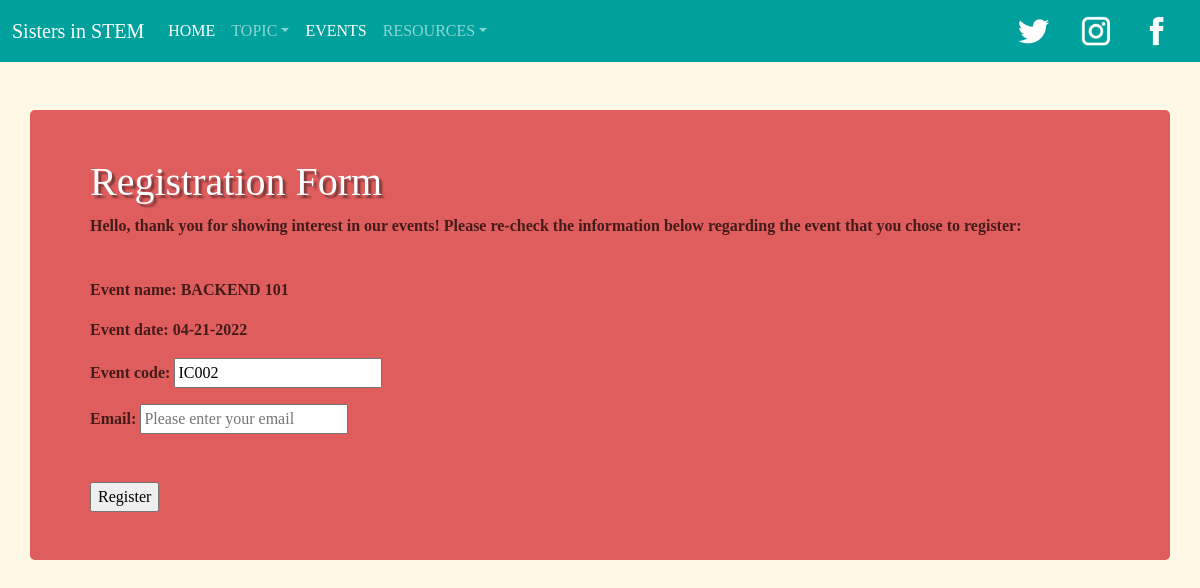
/regform/IC002, run on the app's committed database.
### tables this page shows
CREATE TABLE [events](
[event_id] nvarchar(10) not null primary key,
[event_name] nvarchar(100) not null,
[event_desc] nvarchar(400) not null,
[event_date] nvarchar(20) not null
);

### main.py (the view)
@app.route('/regform/<eid>')
def app_regform(eid):
  ss = "SELECT event_id, event_name, event_date FROM events WHERE event_id = '" + eid + "'"
  einfo = sql(ss, ())
  return render_template("regform.html", peinfo=einfo[0] ) #renders the signup page

### main.py (called while the page is built)
def sql(cmd, vals=None):
    conn = sqlite3.connect('flask.db')
    cur = conn.cursor()
    res = cur.execute(cmd, vals).fetchall()
    conn.commit()
    conn.close()
    return res

### templates/regform.html (shortened to what this page needs)
<!DOCTYPE html>
<html lang="en">
<head>
<link href="https://cdn.jsdelivr.net/npm/bootstrap@5.0.2/dist/css/bootstrap.min.css" rel="stylesheet">
<link type="text/css" rel="stylesheet" href="{{ url_for('static', filename='style.css') }}">
</head>
<body class="bodyhome">
    <nav class="navbar navbar-expand-lg navbar-dark sticky-top  navbarstylehome">
        <div class="container-fluid">
            <a href="/" class="navbar-brand navs" style="font-family:MADE Sunflower; font-size: 30;">Sisters in STEM</a>
            <div class="collapse navbar-collapse" id="navbarCollapse">
                <div class="navbar-nav">
                    <a href="/" class="nav-item nav-link active sans navs" id="navs" >HOME</a>
                    <a class="nav-link dropdown-toggle sans navs" data-bs-toggle="dropdown" href="#" id="navs">TOPIC</a>
                    <a href="/events" class="nav-item nav-link active sans navs" id="navs" >EVENTS</a>
                    <a class="nav-link dropdown-toggle sans navs" data-bs-toggle="dropdown" href="#" id="navs">RESOURCES</a>
                </div>
                <div class="navbar-nav ms-auto">
                  <a class="nav-link px-3" aria-current="page" target="_blank" href="https://mobile.twitter.com/explore" id=home><img src="/static/socicon-twitter.png" style="height: 30px;"></a>
                  <a class="nav-link px-3" aria-current="page" target="_blank" href="https://www.instagram.com/" id=home><img src="/static/socicon-insta.png" style="height: 30px;"></a>
                  <a class="nav-link px-3" aria-current="page" target="_blank" href="https://www.facebook.com/" id=home><img src="/static/socicon-fb.png" style="height: 30px;"></a>
                </div>
            </div>
        </div>
    </nav>
<body>
  <div class="signupFrm">
    <div class="wrapper">
    <form action="{{ url_for('app_reg') }}" class="form" method="post">
      <div class="container rounded-3 containerindex">
        <div class="row p-5 py-0 rounded-3 mt-5 mb-5">
          <div class="row-md-8 rounded-3 pt-5">
            <h1 class="headertopic">Registration Form</h1>
            <p class='desccontent'>Hello, thank you for showing interest in our events! Please re-check the information below regarding the event that you chose to register:</p>
          </div>
          <div class="row-md-8 rounded-3 pt-4">
            <p class='desccontent'><b>Event name: </b>{{ peinfo[1] }}</p>
            <p class='desccontent'><b>Event date: </b>{{ peinfo[2] }}</p>
            <p class='desccontent'><b>Event code: </b><input readonly name='eid' type='text' value={{ peinfo[0] }}></p>
          </div>
          <div class="inputContainer row-md-8 rounded-3 pb-5">
          <label class="label desccontent"><b>Email: </b></label>
          <input name="email" type="text" class="input sans" placeholder="Please enter your email">
          </div>
          <div  class="row-md-8 rounded-3 pb-5">
          <input type="submit" class="submitBtn sans" value="Register">
          </div>
        </div>
      </div>
    </form>
    </div>
  </div>
</body>
</html>

### static/style.css (style rules this page uses)
.desccontent { font-family: 'Sora'; color: #441b1b;; font-weight: 550; }
.sans { font-family: Sora; }
.navbarstylehome { background-color: #00A19D; }
.navs { color: white; }
.bodyhome { background-color: #FFF8E5; }
.containerindex { background-color: #E05D5D; }
.headertopic { font-family: MADE Sunflower; color: white; text-shadow: 3px 3px 2px #7c3939;; }

### data on the page
events: event_name "BACKEND 101", event_date "04-21-2022", eid "IC002"
